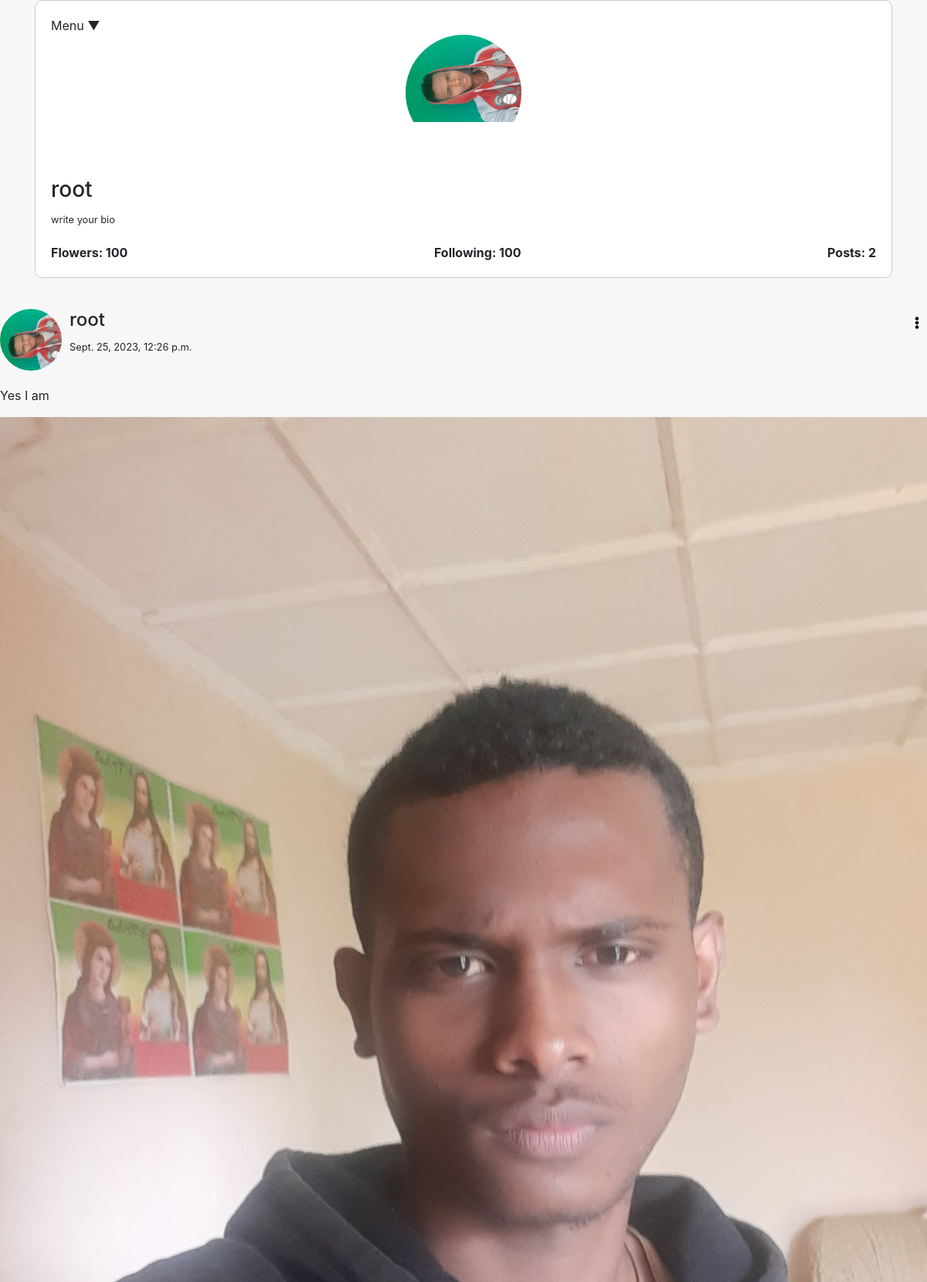
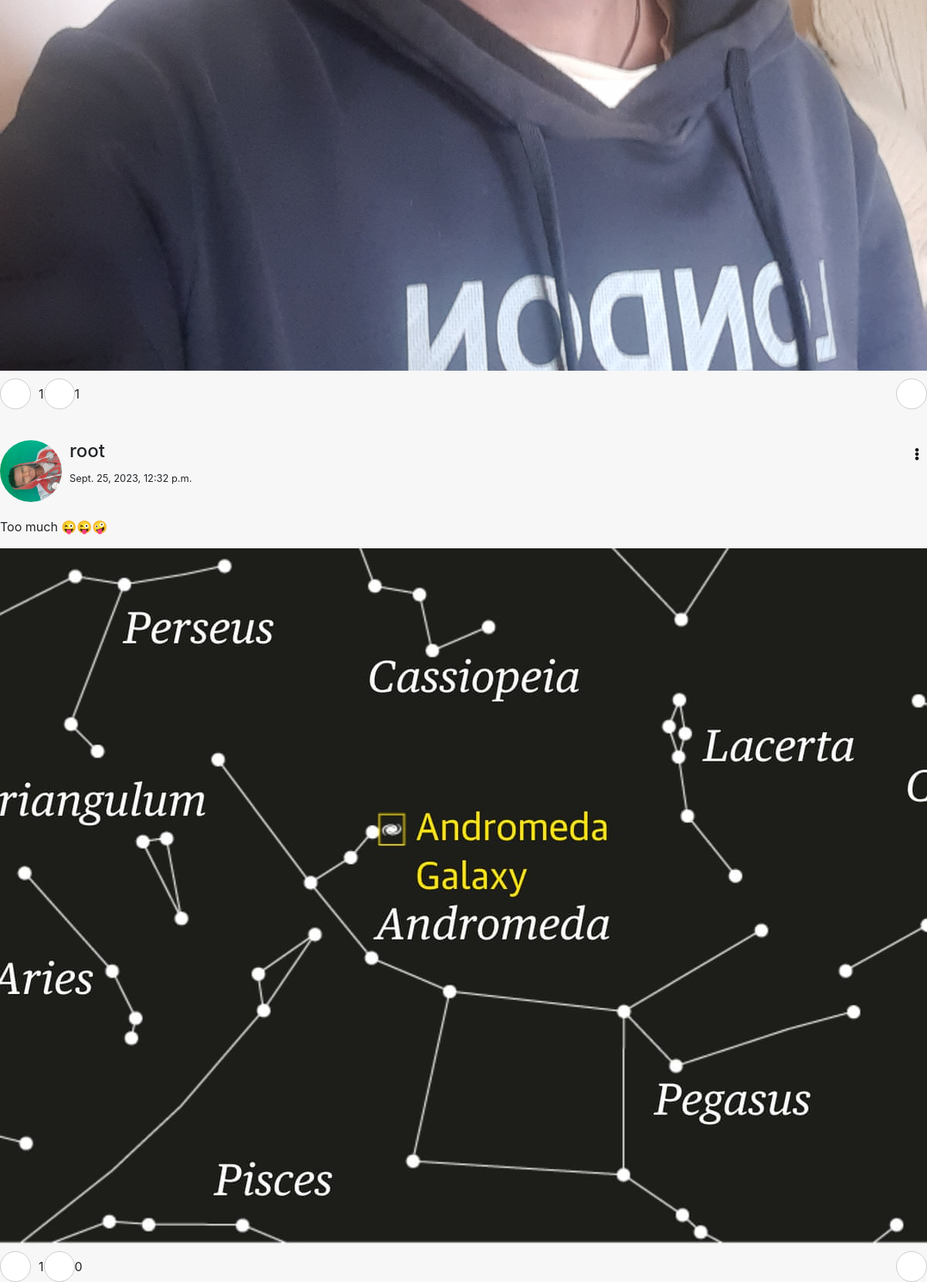
The app's page /profile/account/1/ (signed in) with its own data (2 pictures, top to bottom).
### user_profile/models.py (models this page shows, shortened)
class UserProfile(models.Model):
    user = models.OneToOneField(User,on_delete=models.CASCADE)
    name = models.CharField(max_length=50,help_text="Profile Username")
    bio = models.TextField(max_length=100,default="write your bio",blank=True)
    image = models.ImageField(default="default.png",
                              upload_to="profile_img")

### post/models.py (models this page shows)
class PostModel(models.Model):
    profile = models.ForeignKey(UserProfile,on_delete=models.CASCADE)
    description = models.TextField(max_length=100)
    image = models.ImageField(upload_to="posts")
    created_at = models.DateTimeField(auto_now_add=True,blank=True)
    like = models.IntegerField(default=0,blank=True)
    comment = models.IntegerField(default=0,blank=True)

### user_profile/views.py (the view)
# urls.py: path("account/<int:pk>/",views.ProfilePage.as_view(),name="profile"),
class ProfilePage(LoginRequiredMixin,DetailView):
    login_url = reverse_lazy('login')
    model = UserProfile
    context_object_name = "profile_obj"
    def get_context_data(self,*args,**kwargs):
        context = super().get_context_data(*args,**kwargs)
        profile_obj = context['profile_obj']
        current_user_pro = UserProfile.objects.get(user=self.request.user)
        following = serialize('json',[profile_obj])
        follower = serialize('json',[current_user_pro])
        obj_exist = FollowModel.objects.filter(
            follower=follower,following=following).exists()
        if obj_exist:
            state = "unfollow"
        else:
            state = "follow"
        if self.request.user == profile_obj.user:
            own_profile = True
        else:
            own_profile = False
        context['own_profile'] = own_profile
        context['current_user_pro'] = current_user_pro.id
        posts = PostModel.objects.filter(profile=profile_obj)
        context['posts'] = posts
        context['state'] = state
        context['post_count'] = len(posts)
        return context

### templates/user_profile/userprofile_detail.html (shortened to what this page needs)
{%load static%}
<!DOCTYPE html>
<html>
<head>
      <link rel="stylesheet" href="https://maxcdn.bootstrapcdn.com/bootstrap/4.5.2/css/bootstrap.min.css">
  <link rel="stylesheet" href="https://cdnjs.cloudflare.com/ajax/libs/font-awesome/5.15.4/css/all.min.css">
    <link rel="stylesheet" href="https://cdnjs.cloudflare.com/ajax/libs/font-awesome/4.7.0/css/font-awesome.min.css">
    <link rel="stylesheet" href="https://maxcdn.bootstrapcdn.com/bootstrap/4.0.0/css/bootstrap.min.css">
    <link rel="stylesheet" href="https://cdnjs.cloudflare.com/ajax/libs/font-awesome/5.15.4/css/all.min.css">
    <link rel="stylesheet" type="text/css" href="{%static 'user_profile/profile_detail.css'%}">
</head>
<body>
    <div class="container">
        <div class="profile-box">
        {%if own_profile%}
        <div class="dropdown">
        <span>Menu &#x25BC;</span>
    </div>
            {%endif%}
            <div class="profile-image">
                <img src="{{profile_obj.image.url}}" alt="Profile Image">
            </div>
            {%if own_profile%}
            <div class="update-profile">
               <a href="{%url 'update-profile' profile_obj.id%}" class="menu-link"> <i class="fa fa-pencil" style="font-size:24px"></i></a>
            </div>
            {%endif%}
            <h3>{{profile_obj.name}}</h3>
            <small>{{profile_obj.bio}}</small>
            <div class="bottom-content">
                <span>Flowers: 100</span>
                <span>Following: 100</span>
                <span>Posts: {{post_count}}</span>
            </div>
        </div>
    </div>
    {%for post in posts%}
      <div class="forpostcontainer">
    <div class="post-container">
      <img id="profile-image" src="{{post.profile.image.url}}" alt="Profile Image">
      <div class="post-info">
        <h4>{{post.profile.name}}</h4>
        <small>{{post.created_at}}</small>
      </div>
        {%if own_profile %}
      <i class="fas fa-ellipsis-v menu-icon"></i>
    {%endif%}
    </div>
    <p>{{post.description}}</p>
    <img class="post-image" src="{{post.image.url}}" alt="Post Image">
    <div class="post-buttons">
        <form method="POST" id="likeform">
            <button class="btn btn-primary" type="submit"><i class="fas fa-thumbs-up"></i></button></form>
            <span id="like_count">{{post.like}}</span>
        <a id="cmtlink" href="{%url 'postdetail' post.id%}"><button class="btn btn-primary comment-button"><i class="fas fa-comment"></i></button></a><span>{{post.comment}}</span>
      <button class="btn btn-primary share-button"><i class="fas fa-share"></i></button>
    </div>
  </div>
   {%endfor%}
</body>
</html>

### static/user_profile/profile_detail.css (style rules this page uses)
body { background-color:#F7F7F7; }
.profile-box { min-width: 90%; margin: 0 auto; padding: 20px; border: 1px solid #ccc; border-radius: 10px; background-color:#FFFFFF; }
.profile-image { width: 150px; height: 150px; border-radius: 50%; margin: 0 auto; overflow: hidden; }
.profile-image img { width: 100%; height: auto; }
.update-profile { display: flex; justify-content: center; align-items: center; margin-top: 10px; }
.update-profile a { display: flex; align-items: center; text-decoration: none; color: #333; }
.update-profile a i { margin-right: 5px; }
.bottom-content { display: flex; justify-content: space-between; align-items: center; margin-top: 20px; }
.bottom-content span { font-size: 16px; font-weight: bold; }
.dropdown { position: relative; display: inline-block; }
.post-container { display: flex; align-items: flex-start; background-color:#F7F7F7; margin-bottom: 20px; margin-top:40px; position: relative; }
#profile-image { width: 80px; height: 80px; border-radius: 50%; margin-right: 10px; }
.post-info { margin-bottom: 10px; }
.post-image { max-width: 100%; margin-bottom: 10px; }
.post-buttons { display: flex; align-items: center; justify-content: space-between; }
.post-buttons button,.cmtlink { margin-right: 10px; border-radius: 50%; width: 40px; height: 40px; padding: 0; display: flex; align-items: center; justify-content: center; background-color: white; border: 1px solid #ccc; }
.post-buttons .share-button { margin-left: auto; margin-right: 0; }
.post-buttons .comment-button { margin-left: auto; margin-right: auto; }
.menu-icon { position: absolute; top: 10px; right: 10px; cursor: pointer; color: #000; }

### records on screen
UserProfile: image (picture), name "root", bio "write your bio"
PostModel: profile.image (picture), profile.name "root", created_at "Sept. 25, 2023, 12:26 p.m.", description "Yes I am", image (picture), like "1", comment "1"
PostModel: profile.image (picture), profile.name "root", created_at "Sept. 25, 2023, 12:32 p.m.", description "Too much 😜😜🤪", image (picture), like "1", comment "0"

### other values on screen
{{ post_count }} "2"
